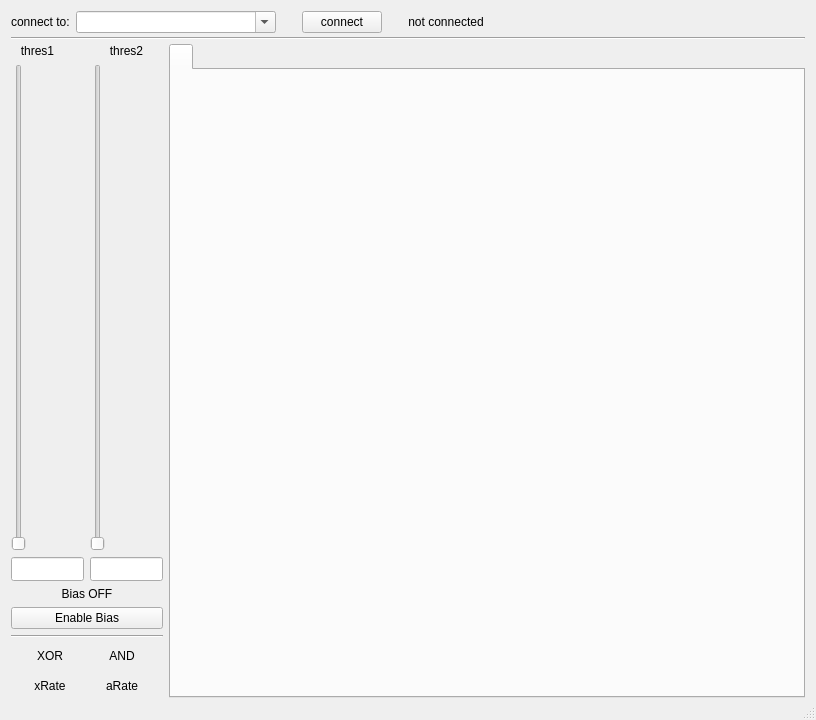
<?xml version="1.0" encoding="UTF-8"?>
<ui version="4.0">
 <class>MainWindow</class>
 <widget class="QMainWindow" name="MainWindow">
  <property name="enabled">
   <bool>true</bool>
  </property>
  <property name="geometry">
   <rect>
    <x>0</x>
    <y>0</y>
    <width>816</width>
    <height>720</height>
   </rect>
  </property>
  <property name="windowTitle">
   <string>myon detector overview</string>
  </property>
  <property name="locale">
   <locale language="English" country="Germany"/>
  </property>
  <widget class="QWidget" name="centralWidget">
   <property name="sizePolicy">
    <sizepolicy hsizetype="Preferred" vsizetype="MinimumExpanding">
     <horstretch>0</horstretch>
     <verstretch>0</verstretch>
    </sizepolicy>
   </property>
   <layout class="QVBoxLayout" name="verticalLayout_2">
    <property name="spacing">
     <number>4</number>
    </property>
    <property name="bottomMargin">
     <number>0</number>
    </property>
    <item>
     <layout class="QHBoxLayout" name="horizontalLayout">
      <item>
       <widget class="QLabel" name="ipLabel">
        <property name="text">
         <string>connect to:</string>
        </property>
       </widget>
      </item>
      <item>
       <widget class="QComboBox" name="ipBox">
        <property name="minimumSize">
         <size>
          <width>200</width>
          <height>22</height>
         </size>
        </property>
        <property name="focusPolicy">
         <enum>Qt::WheelFocus</enum>
        </property>
        <property name="locale">
         <locale language="English" country="Germany"/>
        </property>
        <property name="editable">
         <bool>true</bool>
        </property>
        <property name="currentText">
         <string notr="true"/>
        </property>
        <property name="insertPolicy">
         <enum>QComboBox::InsertAlphabetically</enum>
        </property>
        <property name="minimumContentsLength">
         <number>1</number>
        </property>
       </widget>
      </item>
      <item>
       <spacer name="horizontalSpacer_2">
        <property name="orientation">
         <enum>Qt::Horizontal</enum>
        </property>
        <property name="sizeType">
         <enum>QSizePolicy::Fixed</enum>
        </property>
        <property name="sizeHint" stdset="0">
         <size>
          <width>20</width>
          <height>20</height>
         </size>
        </property>
       </spacer>
      </item>
      <item>
       <widget class="QPushButton" name="ipButton">
        <property name="text">
         <string>connect</string>
        </property>
       </widget>
      </item>
      <item>
       <spacer name="horizontalSpacer_4">
        <property name="orientation">
         <enum>Qt::Horizontal</enum>
        </property>
        <property name="sizeType">
         <enum>QSizePolicy::Fixed</enum>
        </property>
        <property name="sizeHint" stdset="0">
         <size>
          <width>20</width>
          <height>20</height>
         </size>
        </property>
       </spacer>
      </item>
      <item>
       <widget class="QLabel" name="ipStatusLabel">
        <property name="text">
         <string>not connected</string>
        </property>
        <property name="alignment">
         <set>Qt::AlignCenter</set>
        </property>
       </widget>
      </item>
      <item>
       <spacer name="horizontalSpacer_3">
        <property name="orientation">
         <enum>Qt::Horizontal</enum>
        </property>
        <property name="sizeHint" stdset="0">
         <size>
          <width>40</width>
          <height>20</height>
         </size>
        </property>
       </spacer>
      </item>
     </layout>
    </item>
    <item>
     <widget class="Line" name="line_4">
      <property name="orientation">
       <enum>Qt::Horizontal</enum>
      </property>
     </widget>
    </item>
    <item>
     <layout class="QHBoxLayout" name="horizontalLayout_4">
      <item>
       <layout class="QVBoxLayout" name="verticalLayout">
        <item>
         <layout class="QHBoxLayout" name="horizontalLayout_2">
          <item>
           <layout class="QVBoxLayout" name="discr1Layout">
            <item>
             <widget class="QLabel" name="discr1Label">
              <property name="sizePolicy">
               <sizepolicy hsizetype="Fixed" vsizetype="Preferred">
                <horstretch>0</horstretch>
                <verstretch>0</verstretch>
               </sizepolicy>
              </property>
              <property name="minimumSize">
               <size>
                <width>53</width>
                <height>0</height>
               </size>
              </property>
              <property name="text">
               <string>thres1</string>
              </property>
              <property name="alignment">
               <set>Qt::AlignCenter</set>
              </property>
             </widget>
            </item>
            <item>
             <widget class="QSlider" name="discr1Slider">
              <property name="accessibleName">
               <string/>
              </property>
              <property name="maximum">
               <number>8191</number>
              </property>
              <property name="orientation">
               <enum>Qt::Vertical</enum>
              </property>
             </widget>
            </item>
            <item>
             <widget class="QLineEdit" name="discr1Edit">
              <property name="sizePolicy">
               <sizepolicy hsizetype="Ignored" vsizetype="Fixed">
                <horstretch>0</horstretch>
                <verstretch>0</verstretch>
               </sizepolicy>
              </property>
              <property name="minimumSize">
               <size>
                <width>73</width>
                <height>24</height>
               </size>
              </property>
              <property name="baseSize">
               <size>
                <width>51</width>
                <height>0</height>
               </size>
              </property>
             </widget>
            </item>
           </layout>
          </item>
          <item>
           <layout class="QVBoxLayout" name="discr2Layout">
            <item>
             <widget class="QLabel" name="discr2Label">
              <property name="sizePolicy">
               <sizepolicy hsizetype="Preferred" vsizetype="Preferred">
                <horstretch>0</horstretch>
                <verstretch>0</verstretch>
               </sizepolicy>
              </property>
              <property name="minimumSize">
               <size>
                <width>53</width>
                <height>0</height>
               </size>
              </property>
              <property name="text">
               <string>thres2</string>
              </property>
              <property name="alignment">
               <set>Qt::AlignCenter</set>
              </property>
             </widget>
            </item>
            <item>
             <widget class="QSlider" name="discr2Slider">
              <property name="maximum">
               <number>8191</number>
              </property>
              <property name="orientation">
               <enum>Qt::Vertical</enum>
              </property>
             </widget>
            </item>
            <item>
             <widget class="QLineEdit" name="discr2Edit">
              <property name="enabled">
               <bool>true</bool>
              </property>
              <property name="sizePolicy">
               <sizepolicy hsizetype="Ignored" vsizetype="Fixed">
                <horstretch>0</horstretch>
                <verstretch>0</verstretch>
               </sizepolicy>
              </property>
              <property name="minimumSize">
               <size>
                <width>73</width>
                <height>24</height>
               </size>
              </property>
              <property name="baseSize">
               <size>
                <width>51</width>
                <height>0</height>
               </size>
              </property>
             </widget>
            </item>
           </layout>
          </item>
         </layout>
        </item>
        <item>
         <widget class="QLabel" name="biasPowerLabel">
          <property name="text">
           <string>Bias OFF</string>
          </property>
          <property name="alignment">
           <set>Qt::AlignCenter</set>
          </property>
         </widget>
        </item>
        <item>
         <widget class="QPushButton" name="biasPowerButton">
          <property name="text">
           <string>Enable Bias</string>
          </property>
         </widget>
        </item>
        <item>
         <widget class="Line" name="line_3">
          <property name="orientation">
           <enum>Qt::Horizontal</enum>
          </property>
         </widget>
        </item>
        <item>
         <layout class="QHBoxLayout" name="horizontalLayout_3">
          <item>
           <widget class="QLabel" name="XORHit">
            <property name="sizePolicy">
             <sizepolicy hsizetype="Fixed" vsizetype="Fixed">
              <horstretch>54</horstretch>
              <verstretch>24</verstretch>
             </sizepolicy>
            </property>
            <property name="minimumSize">
             <size>
              <width>54</width>
              <height>24</height>
             </size>
            </property>
            <property name="text">
             <string>XOR</string>
            </property>
            <property name="alignment">
             <set>Qt::AlignCenter</set>
            </property>
           </widget>
          </item>
          <item>
           <widget class="QLabel" name="ANDHit">
            <property name="sizePolicy">
             <sizepolicy hsizetype="Fixed" vsizetype="Fixed">
              <horstretch>54</horstretch>
              <verstretch>24</verstretch>
             </sizepolicy>
            </property>
            <property name="minimumSize">
             <size>
              <width>54</width>
              <height>24</height>
             </size>
            </property>
            <property name="text">
             <string>AND</string>
            </property>
            <property name="alignment">
             <set>Qt::AlignCenter</set>
            </property>
           </widget>
          </item>
         </layout>
        </item>
        <item>
         <layout class="QHBoxLayout" name="horizontalLayout_5">
          <item>
           <widget class="QLabel" name="rate1">
            <property name="sizePolicy">
             <sizepolicy hsizetype="Fixed" vsizetype="Fixed">
              <horstretch>54</horstretch>
              <verstretch>24</verstretch>
             </sizepolicy>
            </property>
            <property name="minimumSize">
             <size>
              <width>54</width>
              <height>24</height>
             </size>
            </property>
            <property name="text">
             <string>xRate</string>
            </property>
            <property name="alignment">
             <set>Qt::AlignCenter</set>
            </property>
           </widget>
          </item>
          <item>
           <widget class="QLabel" name="rate2">
            <property name="sizePolicy">
             <sizepolicy hsizetype="Fixed" vsizetype="Fixed">
              <horstretch>54</horstretch>
              <verstretch>24</verstretch>
             </sizepolicy>
            </property>
            <property name="minimumSize">
             <size>
              <width>54</width>
              <height>24</height>
             </size>
            </property>
            <property name="text">
             <string>aRate</string>
            </property>
            <property name="alignment">
             <set>Qt::AlignCenter</set>
            </property>
           </widget>
          </item>
         </layout>
        </item>
       </layout>
      </item>
      <item>
       <widget class="QTabWidget" name="tabWidget">
        <property name="usesScrollButtons">
         <bool>false</bool>
        </property>
        <widget class="QWidget" name="">
         <attribute name="title">
          <string/>
         </attribute>
        </widget>
       </widget>
      </item>
     </layout>
    </item>
   </layout>
  </widget>
  <widget class="QStatusBar" name="statusBar"/>
  <action name="actionmeasurement">
   <property name="text">
    <string>data acquisition mode</string>
   </property>
  </action>
  <action name="actionsettings">
   <property name="text">
    <string>settings</string>
   </property>
  </action>
 </widget>
 <layoutdefault spacing="6" margin="11"/>
 <resources/>
 <connections/>
</ui>
